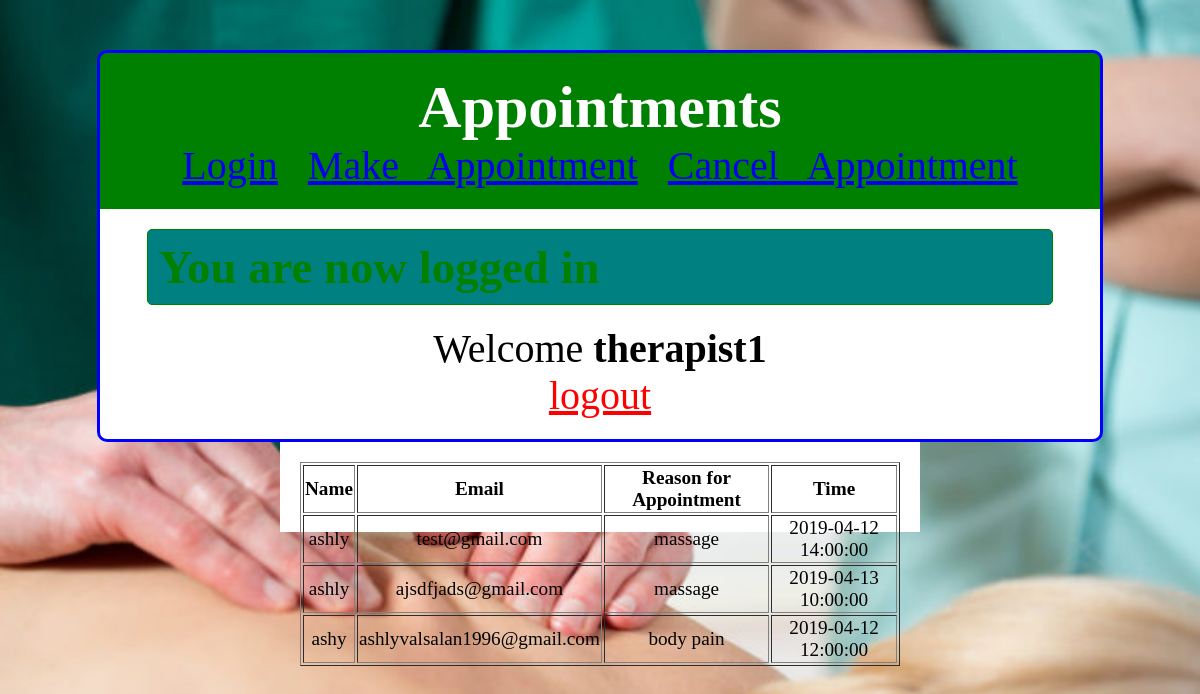
The app's page /therapistinfo.php (signed in) with its own data.
### tables this page shows
CREATE TABLE `appointments` (
  `custid` int(11) NOT NULL,
  `name` varchar(100) NOT NULL,
  `email` varchar(100) NOT NULL,
  `password` varchar(100) NOT NULL,
  `credit_card_number` varchar(100) NOT NULL,
  `reason` text,
  `therapistid` int(11) NOT NULL,
  `timeslot` datetime NOT NULL
);

### therapistinfo.php (the view, shortened to what this page needs)
<!DOCTYPE html>
<html>
<head>
<link rel="stylesheet" type="text/css" href="style.css">
</head>
<body>
  <div class="header">
   <h2>Appointments</h2>
    <a href="login.php">Login</a>
    <a href="booking.php">Make Appointment</a>
    <a href="cancelbooking.php">Cancel Appointment</a>
  </div>
  <div class="content">
     <?php if (isset($_SESSION['success'])) : ?>
        <div class="error success" >
         <h3>
         </h3>
        </div>
     <?php endif ?>
      <?php  if (isset($_SESSION['username'])) : ?>
       <p>Welcome <strong><?php echo $_SESSION['username']; ?></strong></p>
       <p> <a href="index.php?logout='1'" style="color: red;">logout</a> </p>
      <?php endif ?>
  </div>
  <div class="table">
    <?php
    $db = mysqli_connect('localhost', 'root', '', 'db_booking');
    $result = mysqli_query($db,"SELECT name,email,reason,timeslot FROM appointments");
    echo "<table border='1'>
    <tr>
    <th>Name</th>
    <th>Email</th>
    <th>Reason for Appointment</th>
    <th>Time</th>
    </tr>";
    while($row = mysqli_fetch_array($result))
    {
    echo "<tr>";
    echo "<td>" . $row['name'] . "</td>";
    echo "<td>" . $row['email'] . "</td>";
    echo "<td>" . $row['reason'] . "</td>";
    echo "<td>" . $row['timeslot'] . "</td>";
    echo "</tr>";
    }
    echo "</table>";
    ?>
  </div>
</body>
</html>

### style.css (style rules this page uses)
* { margin: 0px;'' padding: 0px; }
body { font-size: 120%; background-image: url("massage.img.jpg"); background-repeat: no-repeat; background-size: cover; }
.header { width: 80%; margin: 50px auto 0px; color: white; background: green; text-align: center; word-spacing: 20px; font-size: 40px; border: 3px solid blue; border-bottom: none; border-radius: 10px 10px 0px 0px; padding: 20px; }
form, .content { width: 80%; margin: 0px auto; text-align: center; font-size: 40px; padding: 20px; border: 3px solid blue; border-top: none; background: white; border-radius: 0px 0px 10px 10px; }
.table { display: inline-inline-grid; width: 80%; text-align: center; margin: 0px auto; padding: 20px; border-top: none; margin: 0 auto; z-index: 1; width: 50%; height: 50px; background: white; }
.error { width: 92%; margin: 0px auto; padding: 10px; border: 1px solid red; color: red; background: pink; border-radius: 5px; text-align: left; }
.success { color: green; background: teal; border: 1px solid green; margin-bottom: 20px; }

### records on screen
appointments: name "ashly", email "test@gmail.com", reason "massage", timeslot "2019-04-12 14:00:00"
appointments: name "ashly", email "ajsdfjads@gmail.com", reason "massage", timeslot "2019-04-13 10:00:00"
appointments: name "ashy", email "ashlyvalsalan1996@gmail.com", reason "body pain", timeslot "2019-04-12 12:00:00"

### other values on screen
$_SESSION['username'] "therapist1"
